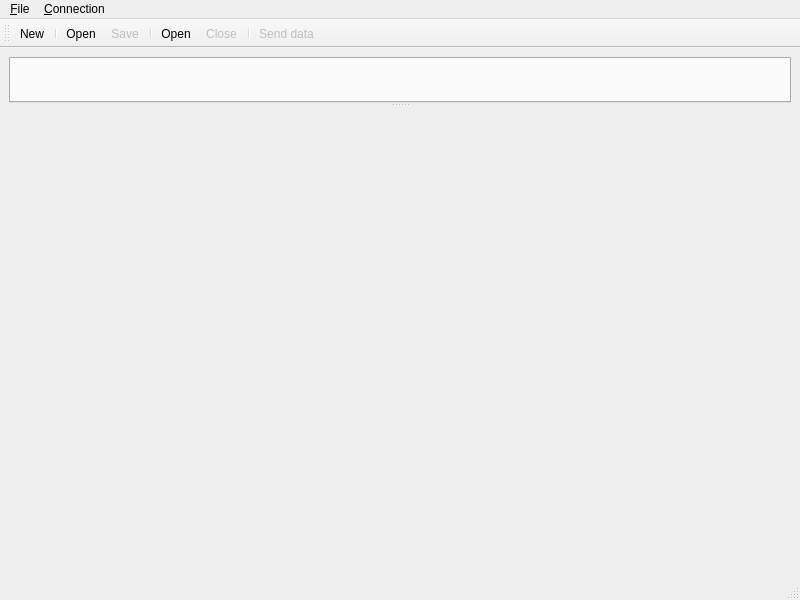
<?xml version="1.0" encoding="UTF-8"?>
<ui version="4.0">
 <class>MainWindow</class>
 <widget class="QMainWindow" name="MainWindow">
  <property name="geometry">
   <rect>
    <x>0</x>
    <y>0</y>
    <width>800</width>
    <height>600</height>
   </rect>
  </property>
  <property name="windowTitle">
   <string>USB terminal</string>
  </property>
  <property name="windowIcon">
   <iconset resource="../resources/resource.qrc">
    <normaloff>:/connect.png</normaloff>:/connect.png</iconset>
  </property>
  <widget class="QWidget" name="centralwidget">
   <layout class="QVBoxLayout" name="verticalLayout">
    <item>
     <widget class="QSplitter" name="splitter">
      <property name="orientation">
       <enum>Qt::Vertical</enum>
      </property>
      <widget class="QTabWidget" name="tabWidget">
       <property name="currentIndex">
        <number>-1</number>
       </property>
      </widget>
      <widget class="InputForm" name="inputForm" native="true"/>
     </widget>
    </item>
   </layout>
  </widget>
  <widget class="QMenuBar" name="menubar">
   <property name="geometry">
    <rect>
     <x>0</x>
     <y>0</y>
     <width>800</width>
     <height>22</height>
    </rect>
   </property>
   <widget class="QMenu" name="menuF_ile">
    <property name="title">
     <string>&amp;File</string>
    </property>
    <addaction name="actionNew"/>
    <addaction name="separator"/>
    <addaction name="actionOpen"/>
    <addaction name="actionSave"/>
    <addaction name="separator"/>
    <addaction name="actionSaveAs"/>
    <addaction name="separator"/>
    <addaction name="actionClose"/>
    <addaction name="separator"/>
    <addaction name="actionExit"/>
   </widget>
   <widget class="QMenu" name="menu_Connection">
    <property name="title">
     <string>&amp;Connection</string>
    </property>
    <addaction name="actionConnectionOpen"/>
    <addaction name="actionConnectionClose"/>
    <addaction name="separator"/>
    <addaction name="actionSendData"/>
   </widget>
   <addaction name="menuF_ile"/>
   <addaction name="menu_Connection"/>
  </widget>
  <widget class="QStatusBar" name="statusbar"/>
  <widget class="QToolBar" name="toolBar">
   <property name="windowTitle">
    <string>toolBar</string>
   </property>
   <attribute name="toolBarArea">
    <enum>TopToolBarArea</enum>
   </attribute>
   <attribute name="toolBarBreak">
    <bool>false</bool>
   </attribute>
   <addaction name="actionNew"/>
   <addaction name="separator"/>
   <addaction name="actionOpen"/>
   <addaction name="actionSave"/>
   <addaction name="separator"/>
   <addaction name="actionConnectionOpen"/>
   <addaction name="actionConnectionClose"/>
   <addaction name="separator"/>
   <addaction name="actionSendData"/>
  </widget>
  <action name="actionNew">
   <property name="icon">
    <iconset resource="../resources/resource.qrc">
     <normaloff>:/filenew.png</normaloff>:/filenew.png</iconset>
   </property>
   <property name="text">
    <string>&amp;New</string>
   </property>
   <property name="toolTip">
    <string>New file</string>
   </property>
   <property name="shortcut">
    <string>Ctrl+N</string>
   </property>
  </action>
  <action name="actionOpen">
   <property name="icon">
    <iconset resource="../resources/resource.qrc">
     <normaloff>:/fileopen.png</normaloff>:/fileopen.png</iconset>
   </property>
   <property name="text">
    <string>&amp;Open</string>
   </property>
   <property name="toolTip">
    <string>Open file</string>
   </property>
   <property name="shortcut">
    <string>Ctrl+O</string>
   </property>
  </action>
  <action name="actionSave">
   <property name="enabled">
    <bool>false</bool>
   </property>
   <property name="icon">
    <iconset resource="../resources/resource.qrc">
     <normaloff>:/filesave.png</normaloff>:/filesave.png</iconset>
   </property>
   <property name="text">
    <string>&amp;Save</string>
   </property>
   <property name="toolTip">
    <string>Save file</string>
   </property>
   <property name="shortcut">
    <string>Ctrl+S</string>
   </property>
  </action>
  <action name="actionExit">
   <property name="text">
    <string>E&amp;xit</string>
   </property>
   <property name="shortcut">
    <string>Ctrl+X</string>
   </property>
  </action>
  <action name="actionConnectionOpen">
   <property name="icon">
    <iconset resource="../resources/resource.qrc">
     <normaloff>:/connect.png</normaloff>:/connect.png</iconset>
   </property>
   <property name="text">
    <string>Open</string>
   </property>
   <property name="toolTip">
    <string>Connection open</string>
   </property>
  </action>
  <action name="actionConnectionClose">
   <property name="enabled">
    <bool>false</bool>
   </property>
   <property name="icon">
    <iconset resource="../resources/resource.qrc">
     <normaloff>:/disconnect.png</normaloff>:/disconnect.png</iconset>
   </property>
   <property name="text">
    <string>Close</string>
   </property>
   <property name="toolTip">
    <string>Connection close</string>
   </property>
  </action>
  <action name="actionSendData">
   <property name="enabled">
    <bool>false</bool>
   </property>
   <property name="icon">
    <iconset resource="../resources/resource.qrc">
     <normaloff>:/send_file.png</normaloff>:/send_file.png</iconset>
   </property>
   <property name="text">
    <string>Send data</string>
   </property>
   <property name="shortcut">
    <string>Ctrl+Return</string>
   </property>
  </action>
  <action name="actionClose">
   <property name="text">
    <string>Close</string>
   </property>
   <property name="toolTip">
    <string>Close file</string>
   </property>
  </action>
  <action name="actionSaveAs">
   <property name="text">
    <string>Save &amp;as</string>
   </property>
   <property name="toolTip">
    <string>Save file as</string>
   </property>
  </action>
 </widget>
 <customwidgets>
  <customwidget>
   <class>InputForm</class>
   <extends>QWidget</extends>
   <header>inputform.h</header>
   <container>1</container>
  </customwidget>
 </customwidgets>
 <resources>
  <include location="../resources/resource.qrc"/>
 </resources>
 <connections>
  <connection>
   <sender>tabWidget</sender>
   <signal>currentChanged(int)</signal>
   <receiver>MainWindow</receiver>
   <slot>onTabChanged()</slot>
   <hints>
    <hint type="sourcelabel">
     <x>34</x>
     <y>87</y>
    </hint>
    <hint type="destinationlabel">
     <x>2</x>
     <y>99</y>
    </hint>
   </hints>
  </connection>
  <connection>
   <sender>actionClose</sender>
   <signal>triggered()</signal>
   <receiver>MainWindow</receiver>
   <slot>onFileClose()</slot>
   <hints>
    <hint type="sourcelabel">
     <x>-1</x>
     <y>-1</y>
    </hint>
    <hint type="destinationlabel">
     <x>399</x>
     <y>299</y>
    </hint>
   </hints>
  </connection>
  <connection>
   <sender>actionConnectionClose</sender>
   <signal>triggered()</signal>
   <receiver>MainWindow</receiver>
   <slot>onConnectionClose()</slot>
   <hints>
    <hint type="sourcelabel">
     <x>-1</x>
     <y>-1</y>
    </hint>
    <hint type="destinationlabel">
     <x>399</x>
     <y>299</y>
    </hint>
   </hints>
  </connection>
  <connection>
   <sender>actionConnectionOpen</sender>
   <signal>triggered()</signal>
   <receiver>MainWindow</receiver>
   <slot>onConnectionOpen()</slot>
   <hints>
    <hint type="sourcelabel">
     <x>-1</x>
     <y>-1</y>
    </hint>
    <hint type="destinationlabel">
     <x>399</x>
     <y>299</y>
    </hint>
   </hints>
  </connection>
  <connection>
   <sender>actionSendData</sender>
   <signal>triggered()</signal>
   <receiver>MainWindow</receiver>
   <slot>onConnectionSend()</slot>
   <hints>
    <hint type="sourcelabel">
     <x>-1</x>
     <y>-1</y>
    </hint>
    <hint type="destinationlabel">
     <x>399</x>
     <y>299</y>
    </hint>
   </hints>
  </connection>
  <connection>
   <sender>actionSaveAs</sender>
   <signal>triggered()</signal>
   <receiver>MainWindow</receiver>
   <slot>onFileSaveAs()</slot>
   <hints>
    <hint type="sourcelabel">
     <x>-1</x>
     <y>-1</y>
    </hint>
    <hint type="destinationlabel">
     <x>399</x>
     <y>299</y>
    </hint>
   </hints>
  </connection>
  <connection>
   <sender>actionNew</sender>
   <signal>triggered()</signal>
   <receiver>MainWindow</receiver>
   <slot>onFileNew()</slot>
   <hints>
    <hint type="sourcelabel">
     <x>-1</x>
     <y>-1</y>
    </hint>
    <hint type="destinationlabel">
     <x>399</x>
     <y>299</y>
    </hint>
   </hints>
  </connection>
  <connection>
   <sender>actionOpen</sender>
   <signal>triggered()</signal>
   <receiver>MainWindow</receiver>
   <slot>onFileOpen()</slot>
   <hints>
    <hint type="sourcelabel">
     <x>-1</x>
     <y>-1</y>
    </hint>
    <hint type="destinationlabel">
     <x>399</x>
     <y>299</y>
    </hint>
   </hints>
  </connection>
  <connection>
   <sender>actionSave</sender>
   <signal>triggered()</signal>
   <receiver>MainWindow</receiver>
   <slot>onFileSave()</slot>
   <hints>
    <hint type="sourcelabel">
     <x>-1</x>
     <y>-1</y>
    </hint>
    <hint type="destinationlabel">
     <x>399</x>
     <y>299</y>
    </hint>
   </hints>
  </connection>
 </connections>
 <slots>
  <slot>onFileNew()</slot>
  <slot>onFileOpen()</slot>
  <slot>onFileSave()</slot>
  <slot>onFileSaveAs()</slot>
  <slot>onFileClose()</slot>
  <slot>onExit()</slot>
  <slot>onConnectionOpen()</slot>
  <slot>onConnectionSend()</slot>
  <slot>onConnectionClose()</slot>
  <slot>onTabChanged()</slot>
 </slots>
</ui>
